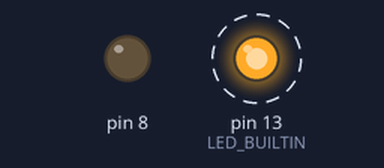
The sketch below on a simulated Arduino Uno, built with avr-gcc and run on an emulated ATmega328P. Shown: output pins drawn as LEDs (lit = HIGH). Dashed ring = blinking.

Above: at 0.5 s.
Timing chart, 0 to 4.6 s (numbered marks = the images above):
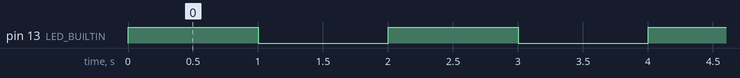

The sketch:

sketch_apr28a.ino
```cpp
int led=8;
void setup() {
  // initialize digital pin LED_BUILTIN as an output.
  pinMode(LED_BUILTIN, OUTPUT);
  pinMode(8, OUTPUT);
}

// the loop function runs over and over again forever
void loop() {
  digitalWrite(LED_BUILTIN, HIGH);
  digitalWrite(8, LOW);
  delay(1000);
  digitalWrite(LED_BUILTIN, HIGH);
  digitalWrite(LED_BUILTIN, LOW);
  delay(1000);

}
```

Measured:
- by itself, pin 13 (LED_BUILTIN): alternates HIGH for 1.0 s and LOW for 1.0 s
